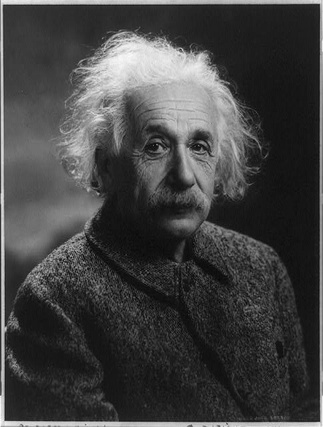
#> input picture Chapter2/Images/Einstein1.jpg, 323 x 427 px, shrunk from 485 x 640 before the run, found by its file name
$ python Opening.Py   (older library calls are emulated)
#> lines starting #> are read from the running program, lines starting #| are printed output that depends on the picture; after the words box and inside, x2 and y2 are one past the last pixel; in counts of white or black regions, pixels touching at a corner belong together; pictures that were not available may be replaced by others from this repository, and a replacement may not be noted
# ITS IMVIS
# Chapter 6 -
# Mike Rietveldt - 20183380

import numpy as np
import matplotlib.pyplot as plt
import cv2
import matplotlib as mpl


grayImage = plt.imread(r'C:\Users\Mike\Desktop\ITS\Imvis\Chatpter2\Pics\Einstein1.jpg')
#> grayImage is the input picture: shape (427, 323); min 2, max 255, mean 66.4
BinaryImage = plt.imread(r'C:\Users\Mike\Desktop\ITS\Imvis\Chatpter2\Pics\Binary.png')
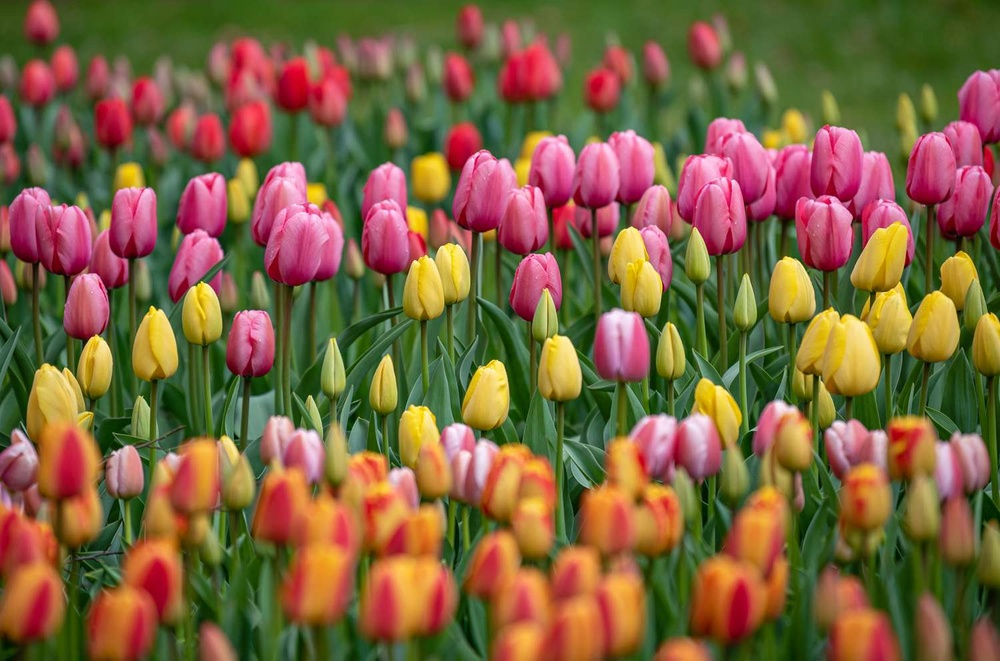
#> input picture Chapter2/Images/Rgb1.jpg, 1000 x 661 px, shrunk from 1500 x 991 before the run, given in place of Binary.png, which was not available
#> BinaryImage is the input picture: shape (661, 1000, 3); mean R, G, B 126.5, 98.8, 63.1


K_rect = cv2.getStructuringElement(cv2.MORPH_RECT,(5,5)) # k is kernal (numpy ndarray)
K_ellipse = cv2.getStructuringElement(cv2.MORPH_ELLIPSE,(5,5))
K_cross = cv2.getStructuringElement(cv2.MORPH_CROSS,(5,5))

print('Rectangle \n', K_rect)
print('Ellipse \n', K_ellipse)
print('cross \n', K_cross)

im_bool = np.array(BinaryImage[:,:,0],dtype = np.bool)
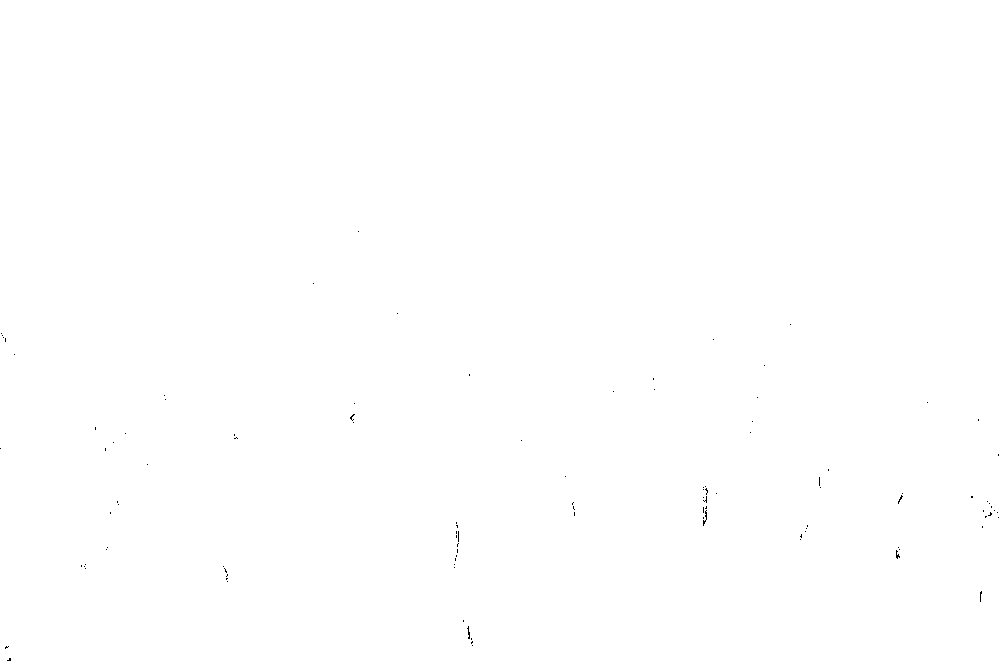
#> im_bool: shape (661, 1000) bool; 99.9% white; black in thin lines or dots, all inside (x1, y1, x2, y2) = (0, 231, 999, 661)
plt.imshow(im_bool, cmap='gray')
plt.show()

N = np.random.rand(im_bool.shape[0], im_bool.shape[1])
N_binary = N>0.98
plt.imshow(N_binary, cmap='gray')
plt.show()
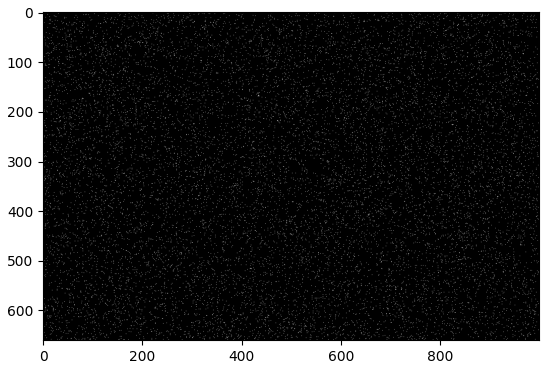
#> figure drawn by matplotlib, 1 panel

img_N = im_bool | N_binary
plt.imshow(img_N, cmap='gray')
plt.show()

O_rect = cv2.morphologyEx(np.float32(img_N),cv2.MORPH_OPEN,K_rect)
#> O_rect: shape (661, 1000) float32; values 0 (black) and 1 (white), 99.9% white; black in thin lines or dots, all inside (x1, y1, x2, y2) = (0, 231, 1000, 661)
plt.imshow(O_rect, cmap='gray')
plt.show()

E_rect = cv2.erode(np.float32(img_N),K_rect)
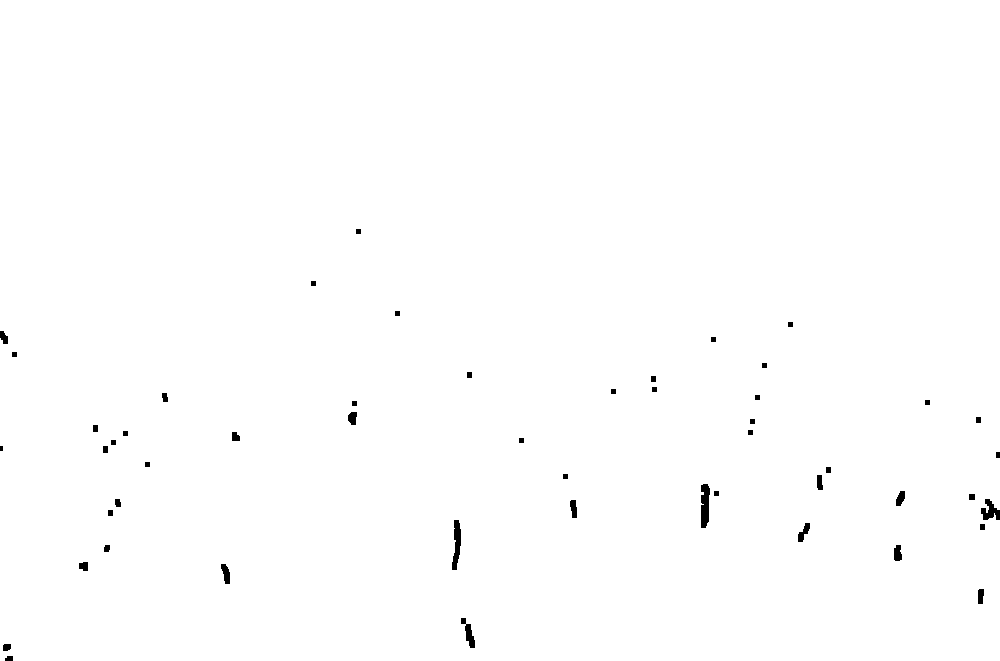
#> E_rect: shape (661, 1000) float32; values 0 (black) and 1 (white), 99.5% white; 51 black regions (1 under 20 px), largest, box (x1, y1, x2, y2) and area: (701, 484, 710, 528) 329, (452, 520, 461, 570) 287, (981, 499, 1000, 520) 229
O_rect2 = cv2.dilate(E_rect,K_rect)
plt.imshow(O_rect2, cmap='gray')
plt.show()
